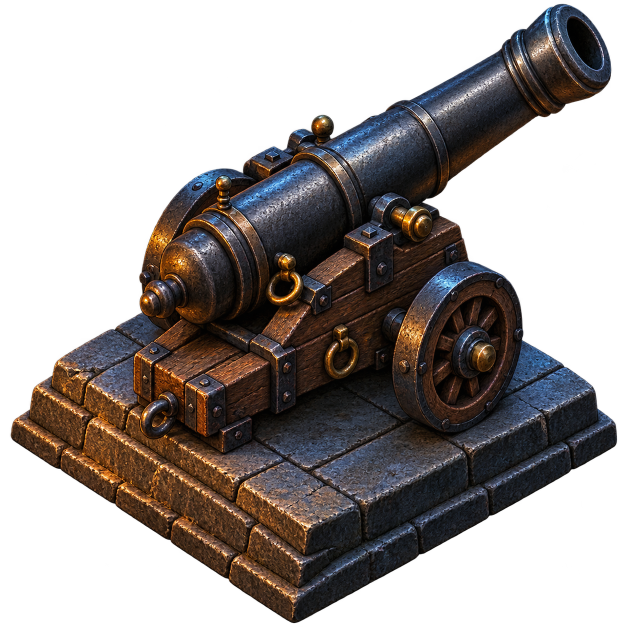
#> input picture assets/visual_slice/cannon.png, 1254 x 1254 px, given in place of wood.png, which was not available (shown at 1/2 size)
$ python atlas.py
#> lines starting #> are read from the running program, lines starting #| are printed output that depends on the picture
#> in main, `atlas = Image.new("RGB", (8 * SIZE, 4 * SIZE))`: atlas: PIL image 2048x1024 RGB; every value is 0
"""Shared, UV-addressed finish atlas. Run with the system Python (Pillow and NumPy)."""
from pathlib import Path

import numpy as np
from PIL import Image, ImageDraw, ImageFilter

ROOT = Path(__file__).resolve().parents[3]
SOURCE = ROOT / "source_art/noir/textures"
OUT = ROOT / "assets/ritual/town"
SIZE = 256
# The order is also the surface key in the Blender builder and the Godot shader.
SWATCHES = [
    ("oak", "wood", "74503a"), ("carving", "wood", "b68958"), ("heartwood", "wood", "49362d"),
    ("plaster", "plaster", "dbba8e"), ("stone", "courses", "969493"), ("brick", "brick", "9f5744"),
    ("lime", "courses", "d3c6ae"), ("plinth", "courses", "716e62"),
    ("svarog", "shingle", "8d493d"), ("ice", "shingle", "435e78"), ("water", "shingle", "849fa9"),
    ("stribog", "shingle", "508f83"), ("war", "shingle", "a18250"), ("perun", "shingle", "c1c0bf"),
    ("curse", "shingle", "504653"), ("linen", "cloth", "dac8a3"),
    ("iron", "patina", "4a4948"), ("copper", "patina", "af7755"), ("brass", "patina", "b89b68"),
    ("verdigris", "patina", "5d8b80"), ("pottery", "plaster", "775678"), ("slate", "courses", "48434e"),
    ("glass", "plaster", "f4bb70"), ("soot", "plaster", "342c2a"),
    ("ember", "ember", "ff9252"), ("frost", "crystal", "9ddbed"), ("pool", "liquid", "65bec7"),
    ("charge", "crystal", "ceb2fa"), ("rune", "plaster", "be82b8"), ("rope", "cloth", "a58d69"),
    ("bone", "plaster", "d6c7a6"), ("steel", "patina", "9da2a2"),
]


def luminance(kind):
#> called with kind = 'wood'
    src = {"plaster": "stone", "courses": "stone", "brick": "stone", "patina": "metal",
           "ember": "stone", "crystal": "metal", "liquid": "cloth"}.get(kind, kind)
    plane = Image.open(SOURCE / (src + ".png")).convert("L")
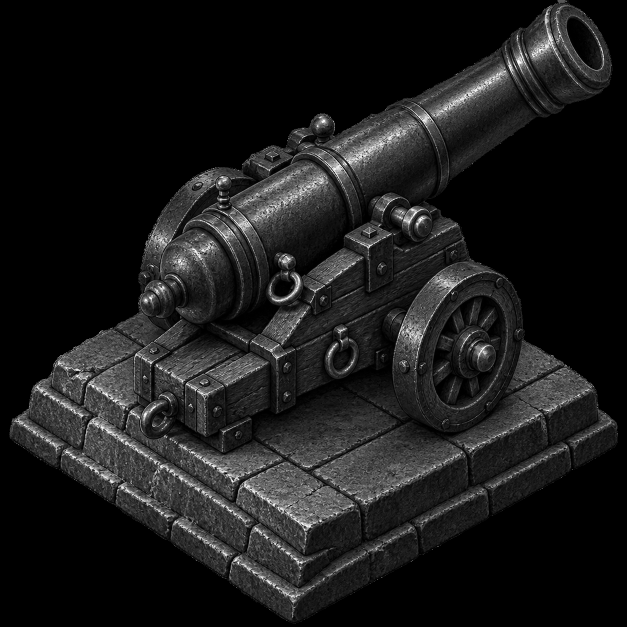
#> plane: PIL image 1254x1254 L (shown at 1/2 size); min 0, max 255, mean 26.7
    if kind not in ("wood", "shingle", "cloth"):
        plane = plane.crop((52, 54, 174, 176))
    plane = np.asarray(plane.resize((SIZE, SIZE), Image.Resampling.LANCZOS), dtype=float)
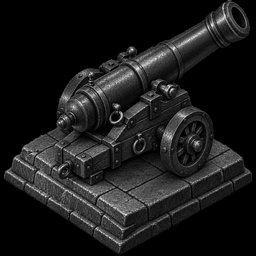
#> plane: shape (256, 256) float64; min 0, max 241, mean 26.7
    return (plane - plane.mean()) / max(plane.std(), 1.0)


def masonry(kind, seed):
    rng = np.random.default_rng(seed)
    mortar = Image.new("L", (SIZE, SIZE), 140)
    draw = ImageDraw.Draw(mortar)
    rows, count = (8, 4) if kind == "brick" else (5, 3)
    for row in range(rows):
        y = round(row * SIZE / rows)
        for col in range(-1, count + 1):
            x = round((col + (row % 2) * 0.5) * SIZE / count)
            end = (x + round(SIZE / count) - 2, round((row + 1) * SIZE / rows) - 2)
            draw.rounded_rectangle((x, y, *end), radius=3, fill=int(rng.integers(206, 241)))
            draw.line((x + 4, y + 2, end[0] - 3, y + 2), fill=243, width=2)
    return np.asarray(mortar.filter(ImageFilter.GaussianBlur(0.5))) / 222.0


def main():
    atlas = Image.new("RGB", (8 * SIZE, 4 * SIZE))
    yy, xx = np.mgrid[:SIZE, :SIZE]
    for index, (_, kind, color) in enumerate(SWATCHES):
        grain = luminance(kind)
        strength = {"wood": .21, "shingle": .27, "ember": .24, "plaster": .055,
                    "patina": .08, "liquid": .04}.get(kind, .09)
        shade = 1 + np.clip(grain * strength, -.55, .45)
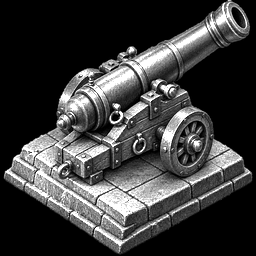
#> shade: shape (256, 256) float64; min 0.852, max 1.45, mean 0.992; drawn with min black and max white
        if kind in ("brick", "courses"):
            shade *= masonry(kind, index)
        if kind == "liquid":
            radius = np.hypot((xx - 125) / 1.4, yy - 143)
            shade += .13 * np.maximum(0, np.cos(radius * .28)) ** 6
        if kind == "ember":
            shade += .12 * np.sin(yy * .075 + np.sin(xx * .09))
        rgb = np.array(list(bytes.fromhex(color)))
        tile = Image.fromarray(np.uint8(np.clip(shade[:, :, None] * rgb, 0, 255)))
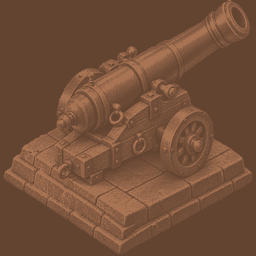
#> tile: PIL image 256x256 RGB; mean R, G, B 114.5, 79.1, 57.1
        # Four-pixel bleed at all edges keeps distant mip sampling clean.
        padded = np.pad(np.asarray(tile.resize((248, 248))), ((4, 4), (4, 4), (0, 0)), mode="edge")
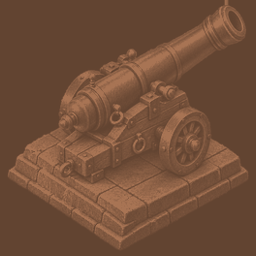
#> padded: shape (256, 256, 3); mean R, G, B 113.5, 78.4, 56.6
        atlas.paste(Image.fromarray(padded), ((index % 8) * SIZE, (index // 8) * SIZE))
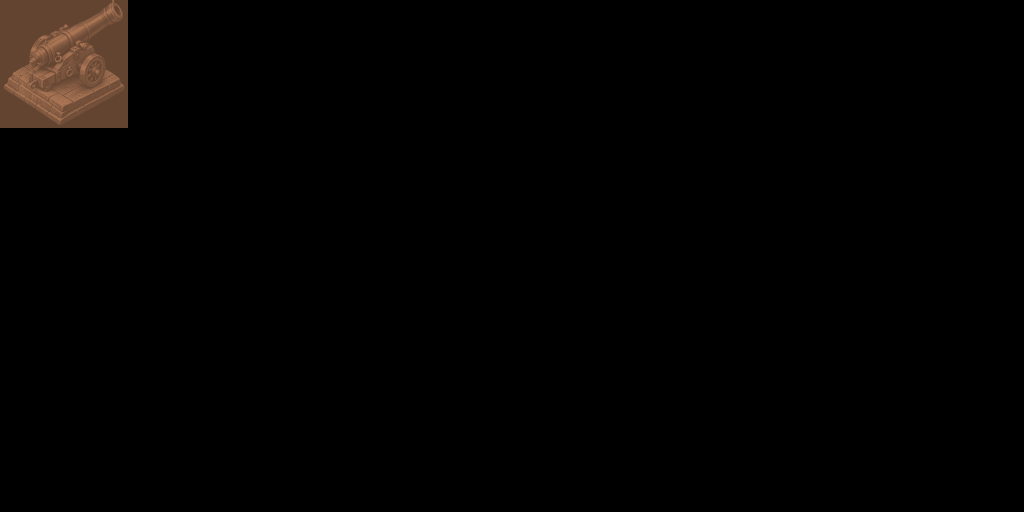
#> atlas: PIL image 2048x1024 RGB (shown at 1/2 size); mean R, G, B 3.5, 2.5, 1.8
    OUT.mkdir(parents=True, exist_ok=True)
    atlas.save(OUT / "finishes.jpg", quality=94, subsampling=0)


if __name__ == "__main__":
#> (the run stopped early here; a loop or call above may not have finished)
